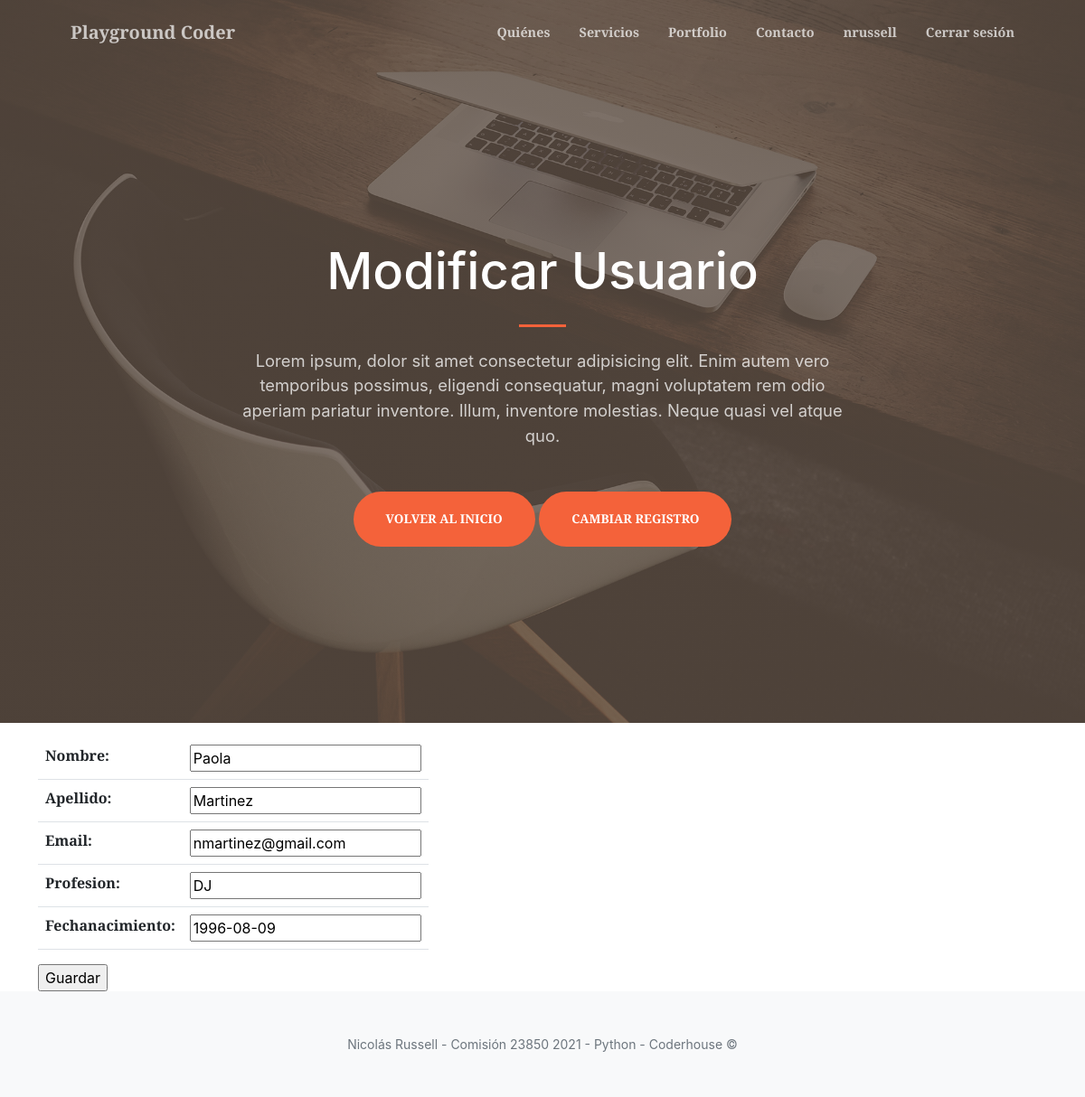
/AppPerfiles/editarSuscriptor/3 (signed in), run on the app's committed database.
### AppRegistro/models.py (models this page shows, shortened)
class Suscriptor(models.Model):
    nombre = models.CharField(max_length=10)
    apellido = models.CharField(max_length=15)
    email = models.EmailField()
    profesion = models.CharField(max_length=30)
    fechaNacimiento = models.DateField()

### AppPerfiles/views.py (the view)
# urls.py: path('editarSuscriptor/<id_suscriptor>', views.editarSuscriptor, name='Editar Suscriptor'),
@login_required(login_url="/AppLogin/login")
def editarSuscriptor(request, id_suscriptor):
    suscriptor = Suscriptor.objects.get(id=id_suscriptor)
    if request.method == 'POST':
        miFormulario = SuscriptorForm(request.POST)
        if miFormulario.is_valid():
            informacion = miFormulario.cleaned_data
            suscriptor.nombre = informacion['nombre']
            suscriptor.apellido = informacion['apellido']
            suscriptor.email = informacion['email']
            suscriptor.profesion = informacion['profesion']
            suscriptor.fechaNacimiento = informacion['fechaNacimiento']
            suscriptor.save()
            return render(request, "AppPerfiles/verPerfiles.html")
    else:
        miFormulario = SuscriptorForm(initial={'nombre':suscriptor.nombre, 'apellido':suscriptor.apellido,
        'email':suscriptor.email, 'profesion':suscriptor.profesion, 'fechaNacimiento':suscriptor.fechaNacimiento})
    return render(request, "AppPerfiles/editarSuscriptor.html", {"miFormulario":miFormulario, "id_suscriptor":id_suscriptor})

### AppRegistro/forms.py
class SuscriptorForm(forms.Form):
    nombre = forms.CharField(max_length=10)
    apellido = forms.CharField(max_length=15)
    email = forms.EmailField()
    profesion = forms.CharField(max_length=30)
    fechaNacimiento = forms.DateField()

### AppPerfiles/templates/AppPerfiles/editarSuscriptor.html
{% extends "AppRegistro/index.html" %}
{% load static %}
{% block titulo %}
    <h1 class="text-white font-weight-bold">Modificar Usuario</h1>
{% endblock %}
{% block botones %}
    <p class="text-white-75 mb-5">Lorem ipsum, dolor sit amet consectetur adipisicing elit. Enim autem vero temporibus possimus, eligendi consequatur, magni voluptatem rem odio aperiam pariatur inventore. Illum, inventore molestias. Neque quasi vel atque quo.</p>
    <a class="btn btn-primary btn-xl" href="{% url 'Inicio' %}">Volver al inicio</a>
    <a class="btn btn-primary btn-xl" href="{% url 'Registrarse' %}">Cambiar registro</a>
{% endblock %}
{% block formulario %}
<div class="container">
    <form action="/AppPerfiles/verPerfiles" method="POST"> {% csrf_token %}
        <div class="col-3 mb-3 mt-3">
            <table class="table">
                {{ miFormulario.as_table }}
            </table>
        </div>
        <input type="submit" value="Guardar">
    </form>
</div>
{% endblock %}

### AppRegistro/templates/AppRegistro/index.html (shortened to what this page needs)
<!DOCTYPE html>
<html lang="en">
    <head>
        {% load static %}
        <link href="https://cdn.jsdelivr.net/npm/bootstrap-icons@1.5.0/font/bootstrap-icons.css" rel="stylesheet" />
        <link href="https://cdnjs.cloudflare.com/ajax/libs/SimpleLightbox/2.1.0/simpleLightbox.min.css" rel="stylesheet" />
        <link href="{% static 'AppRegistro/css/styles.css' %}" rel="stylesheet" />
    </head>
    <body id="page-top">
        <nav class="navbar navbar-expand-lg navbar-light fixed-top py-3" id="mainNav">
            <div class="container px-4 px-lg-5">
                <a class="navbar-brand" href="{% url 'Inicio' %}">Playground Coder</a>
                <div class="collapse navbar-collapse" id="navbarResponsive">
                    <ul class="navbar-nav ms-auto my-2 my-lg-0">
                        <li class="nav-item"><a class="nav-link" href="{% url 'Quiénes' %}">Quiénes</a></li>
                        <li class="nav-item"><a class="nav-link" href="#services">Servicios</a></li>
                        <li class="nav-item"><a class="nav-link" href="#portfolio">Portfolio</a></li>
                        <li class="nav-item"><a class="nav-link" href="#contact">Contacto</a></li>
                        {% if request.user.is_authenticated %}
                            <li class="nav-item"><a class="nav-link" href="{% url 'Editar Admin' %}">{{user.username}}</a></li>
                            <li class="nav-item"><a class="nav-link" href="{% url 'Logout' %}">Cerrar sesión</a></li>
                        {% endif %}
                    </ul>
                </div>
            </div>
        </nav>
        <header class="masthead">
            <div class="container px-4 px-lg-5 h-100">
                <div class="row gx-4 gx-lg-5 h-100 align-items-center justify-content-center text-center">
                    <div class="col-lg-8 align-self-end">
                        {% block titulo %}{% endblock %}
                        <hr class="divider" />
                    </div>
                    <div class="col-lg-8 align-self-baseline">
                        {% block botones %}{% endblock %}
                    </div>
                </div>
            </div>
        </header>
        {% block formulario %}
        {% endblock %}
        <footer class="bg-light py-5">
            <div class="container px-4 px-lg-5"><div class="small text-center text-muted">Nicolás Russell - Comisión 23850  2021 - Python - Coderhouse &copy;</div></div>
        </footer>
    </body>
</html>

### data on the page
Suscriptor: nombre "Paola", apellido "Martinez", email "nmartinez@gmail.com", profesion "DJ", fechaNacimiento "1996-08-09"

### other printed values
{{ user.username }} "nrussell"
